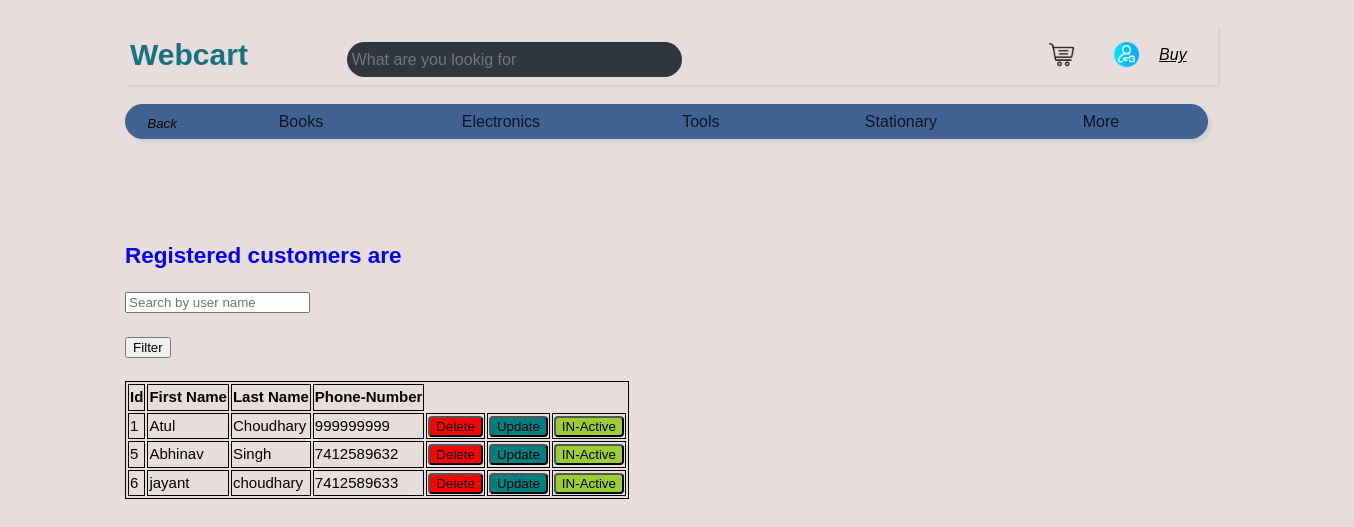
Screenshot of /php/user_details.php (signed in) with the database file from the repository.
### tables this page shows
CREATE TABLE `user` (
  `user_id` int(11) NOT NULL,
  `Fname` varchar(20) NOT NULL,
  `Lname` varchar(20) DEFAULT NULL,
  `Email` varchar(225) NOT NULL,
  `P_number` bigint(25) NOT NULL,
  `passsword` varchar(20) NOT NULL,
  `wallet` int(11) NOT NULL,
  `type` varchar(20) DEFAULT NULL
);

### php/user_details.php (the view, shortened to what this page needs)
<!DOCTYPE HTML>
<html>
<head>
    <link rel="stylesheet" type="text/css" href="../css/index4-11style.css">
</head>
<body>
    <div class="header">
        <div class="head">
            <h1><a href="./admin_index.php" style="color: rgb(21, 114, 126); text-decoration: none;">Webcart</a></h1>
        </div>
        <div class="head_img">
            <div class="search-bar">
                <input class="search-txt" type="text" name="" placeholder="What are you lookig for">
                <a class="search-btn" href="#">
                </a>
            </div>
            <a href="./session_end.php"><img src="../html_imges/user.png" style="height: 25px; width:25px"></a>
            <a href="./cart.html"><img src="../html_imges/shopping-cart.png" style="height: 25px; width:25px"></a>
        </div>
        <div class="sell">
            <a class="sellb" href="admin_index.php" style="height: 25px; width:25px">
                <i class="fas fa-arrow-circle-left">Buy</i>
            </a>
        </div>
    </div>
    <div class="categories">
        <a class="sellb" style="height: 25px; width:25px;
                padding-left:15px; padding-top:5px">
            <button type="button" name="" value="Back" onclick="history.go(-1)" style="height: 25px; width:45px;
                padding-left:5px; padding-top:5px;border: none; background-color:transparent"><i class="fas fa-arrow-alt-circle-left">Back</i></button>
        </a>
        <ul>
            <li><a href="books.php">Books</a>
            </li>
            <li><a href="engineering.php">Electronics</a>
            </li>
            <li><a href="Tools.php">Tools</a>
            </li>
            <li><a href="stationary.php">Stationary</a>
            </li>
            <li><a href="#">More</a>
            </li>
        </ul>
    </div>
    <div class="seller" style="margin-top: 20%;">
        <h2 style="color: blue;">Registered customers are</h2>
        <form action="admin_User_action.php" method="post">
            <input type="text" name="valueToSearch" placeholder="Search by user name"><br><br>
            <input type="submit" name="search" value="Filter"><br><br>
            <table>
                <tr>
                    <th>Id</th>
                    <th>First Name</th>
                    <th>Last Name</th>
                    <th>Phone-Number</th>
                </tr>
                <?php
                if (isset($_POST['search'])) {
                    $valueToSearch = $_POST['valueToSearch'];
                    $query = "SELECT * FROM `user` WHERE `type` is NULL AND CONCAT(`user_id`, `Fname`, `Lname`, `P_number`) LIKE '%" . $valueToSearch . "%'";
                    $search_result = filterTable($query);
                } else {
                    $query = "SELECT * FROM `user` WHERE `type` is NULL";
                    $search_result = filterTable($query);
                }
                function filterTable($query)
                {
                    $connect = mysqli_connect("localhost", "root", "", "webproject");
                    $filter_Result = mysqli_query($connect, $query);
                    return $filter_Result;
                }
                while ($row = mysqli_fetch_array($search_result)) :
                    ?>
                    <tr>
                        <td><?php echo $row['user_id']; ?></td>
                        <td><?php echo $row['Fname']; ?></td>
                        <td><?php echo $row['Lname']; ?></td>
                        <td><?php echo $row['P_number']; ?></td>
                        <td><input type="submit" name="delete" value="Delete" style="background-color:red;color:white:border:none;border-radius:4px;"></td>
                        <td><input type="submit" name="Update" value="Update" style="background-color:teal;color:white:border:none;border-radius:4px;"></td>
                        <td><input type="submit" name="In-active" value="IN-Active" style="background-color:yellowgreen;color:white:border:none;border-radius:4px;"></td>
                    </tr>
        </form>
    <?php endwhile; ?>
    </div>
</body>
</html>

### css/index4-11style.css (style rules this page uses)
html { scroll-behavior: smooth; transition-delay: 800ms; ; }
body { font: 15px/1.5 Arial, Helvetica,sans-serif; padding:0; margin-left:8.5%; margin-right:8.5%; padding: 10px; background-color: rgba(228, 212, 212, 0.795); }
.header { position: absolute; width: 80%; height: 50px; display:grid; grid-template-columns: 20% 75% 5%; margin-top: 0.5%; padding: 5px; box-shadow: 2px 2px 2px rgb(214, 210, 210); align-items: center; }
.head h1 { display: inline; color: rgb(26, 91, 134); font-weight: bold; padding-top: 15px ; }
.search-bar { float: left; position: absolute; transform:translate(-50% -50%); background: #2f3640; height: 25px; border-radius: 40px; padding: 5px; }
.search-btn { color: #e84118; float: right; background:#2f3640; width: 25px; height: 25px; border-radius: 50%; display: flex; justify-content: center; align-items: center; }
.search-txt { border: none; background: none; outline: none; float: left; padding: 0; color: white; font-size: 16px; transition: .4s; line-height: 25px; width: 300px; }
.head_img img { float: right; padding: 0 20px 0 20px; }
.sell { float: left; padding: 0; font-size: 16px; transition: .4s; line-height: 25px; width: 300px; padding-right:15px ; }
.sellb { color:black; float: left; width: 40px; height: 25px; align-items: center; }
.categories { position: absolute; top: 13%; width: 80%; background-color: rgb(67, 98, 148); border-radius: 20px; color: white; box-shadow: 4px 4px 3px rgb(214, 210, 210); }
.categories ul { margin: 5px; padding: 0px; list-style: none; margin-left:7%; }
.categories ul li { float: left; height:30px ; width: 200px; text-align: center; font-size: 12pt; line-height: 25px; opacity: 0.8; }
.categories ul li a { text-decoration: none; display: block; color: rgb(0, 0, 0); }

### php/user_details.php (style rules this page uses)
table, tr, th, td { border: 1px solid black; }

### rows the page displays
user: user_id "1", Fname "Atul", Lname "Choudhary", P_number "999999999"
user: user_id "5", Fname "Abhinav", Lname "Singh", P_number "7412589632"
user: user_id "6", Fname "jayant", Lname "choudhary", P_number "7412589633"
